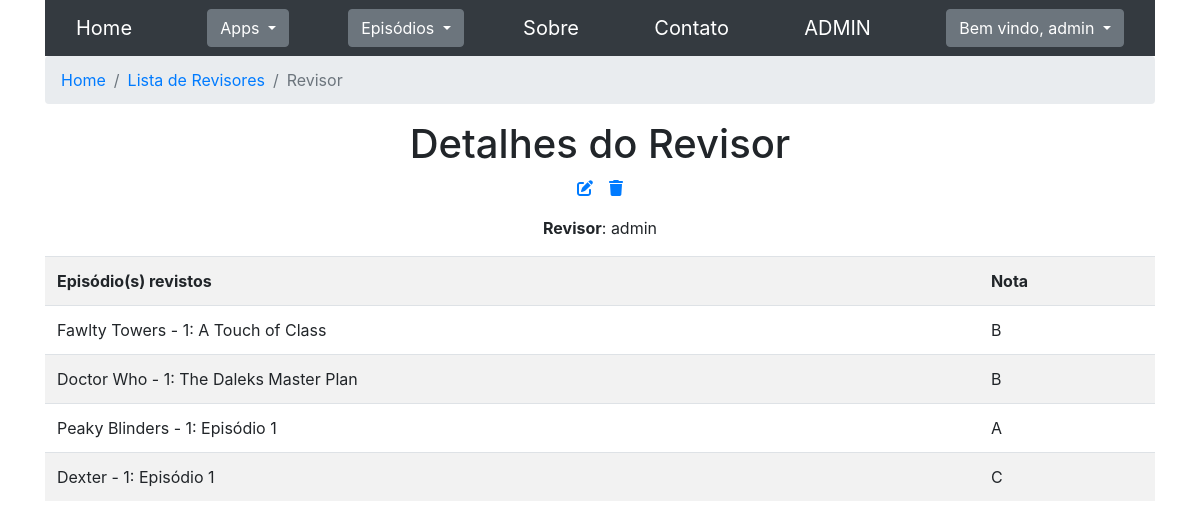
Page /seriados/revisores/1 (signed in) on the earlier database version.
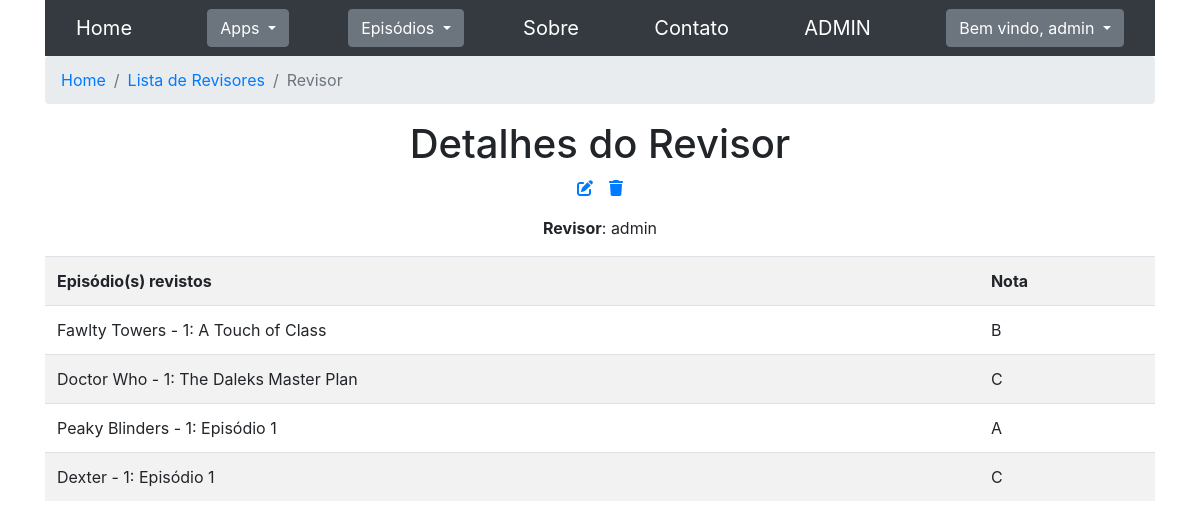
Same page on the later database version.
### seriados/models.py (models this page shows, shortened)
class ReviewEpisodio(models.Model):
    NOTA_A = 'A'
    NOTA_B = 'B'
    NOTA_C = 'C'
    NOTAS_CHOICES = [
        (NOTA_A, "Excelente"),
        (NOTA_B, "Bom"),
        (NOTA_C, "Ruim"),
    ]
    episodio = models.ForeignKey(Episodio, on_delete=models.CASCADE, verbose_name="Episódio")
    revisor = models.ForeignKey(Revisor, on_delete=models.CASCADE, verbose_name="Revisor")
    nota = models.CharField(
        max_length=1,
        choices=NOTAS_CHOICES,
        default=NOTA_B,
        verbose_name="Nota"
    )
    class Meta:
        verbose_name = "Review do Episódio"
        verbose_name_plural = "Reviews dos Episódios"

class Episodio(models.Model):
    data = models.DateField(verbose_name="Data")
    titulo = models.CharField(max_length=200, verbose_name="Título")
    temporada = models.ForeignKey(Temporada, on_delete=models.CASCADE, verbose_name="Temporada")
    class Meta:
        verbose_name = "Episódio"
        verbose_name_plural = "Episódios"
    def __str__(self):
        nome_serie = self.temporada.serie.nome
        return f"{nome_serie} - {self.temporada.numero}: {self.titulo}"

class Temporada(models.Model):
    numero = models.IntegerField(verbose_name="Número")
    serie = models.ForeignKey(Serie, on_delete=models.CASCADE, verbose_name="Série")
    class Meta:
        verbose_name = "Temporada"
        verbose_name_plural = "Temporadas"

class Serie(models.Model):
    nome = models.CharField(max_length=70, verbose_name="Nome")
    class Meta:
        verbose_name = "Série"
        verbose_name_plural = "Séries"

### seriados/views.py (the view)
# urls.py: path('revisores/<int:pk>', views.RevisorDetailView.as_view(), name='revisor_details'),
class RevisorDetailView(LoginRequiredMixin, PermissionRequiredMixin, ListView):
    permission_required = 'seriados.view_revisor'
    template_name = 'revisor/revisor_details.html'
    model = ReviewEpisodio
    def get(self, request, pk):
        objects = ReviewEpisodio.objects.filter(revisor_id=pk)
        context = {
            'title': "Revisor",
            'list_url': 'seriados:revisor_list',
            'objects': objects,
            'pk': pk,
        }
        return render(request, 'revisor/revisor_details.html', context)

### seriados/models.py (called while the page is built)
    def __str__(self):
        return f"{self.user}"

### seriados/templates/revisor/revisor_details.html
{% extends "base.html" %}
{% block content %}
<nav aria-label="breadcrumb">
    <ol class="breadcrumb">
        <li class="breadcrumb-item"><a href="{% url 'seriados:home' %}">Home</a></li>
        <li class="breadcrumb-item"><a href="{% url list_url %}">Lista de Revisores</a></li>
        <li class="breadcrumb-item active" aria-current="page">{{ title }}</li>
    </ol>
</nav>
<div class="text-center mt-3">
    <h1>Detalhes do {{ title }}</h1>
    <div class="flex-row center">
        <p><a href="{% url 'seriados:revisor_update' pk=pk %}"><i class="fa-solid fa-pen-to-square mr-3" title="Editar"></i></a></p>
        <p><a href="{% url 'seriados:revisor_delete' pk=pk %}"><i class="fa-solid fa-trash" title="Deletar"></i></a></p>
    </div>
    <p><b>{{ title }}</b>: {{ objects.first.revisor }}</p>
</div>
<table class="table table-hover table-striped">
    <tr>
        <th>Episódio(s) revistos</th>
        <th>Nota</th>
    </tr>
    {% for object in objects %}
        <tr>
            <td>{{ object.episodio }}</td>
            <td>{{ object.nota }}</td>
        </tr>
    {% endfor %}
</table>
{% endblock %}

Differences in the rows shown:
changed ReviewEpisodio "Doctor Who - 1: The Daleks Master Plan": nota "B" → "C"
